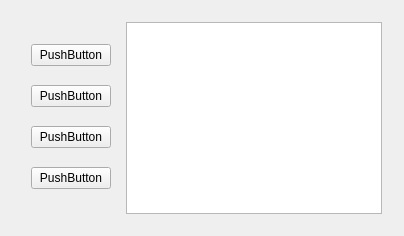
     <widget class="QWidget" name="tab_17">
      <attribute name="title">
       <string>W</string>
      </attribute>
      <layout class="QVBoxLayout" name="verticalLayout_46">
       <item>
        <widget class="QWidget" name="widget" native="true">
         <layout class="QHBoxLayout" name="horizontalLayout_18">
          <property name="leftMargin">
           <number>11</number>
          </property>
          <property name="topMargin">
           <number>11</number>
          </property>
          <property name="rightMargin">
           <number>11</number>
          </property>
          <property name="bottomMargin">
           <number>11</number>
          </property>
          <item>
           <widget class="MOverlay" name="Overlay_16" native="true">
            <property name="direction" stdset="0">
             <string>W</string>
            </property>
            <layout class="QVBoxLayout" name="verticalLayout_47">
             <item>
              <widget class="MPushButton" name="pushButton_66">
               <property name="text">
                <string>PushButton</string>
               </property>
              </widget>
             </item>
             <item>
              <widget class="MPushButton" name="pushButton_67">
               <property name="text">
                <string>PushButton</string>
               </property>
              </widget>
             </item>
             <item>
              <widget class="MPushButton" name="pushButton_68">
               <property name="text">
                <string>PushButton</string>
               </property>
              </widget>
             </item>
             <item>
              <widget class="MPushButton" name="pushButton_69">
               <property name="text">
                <string>PushButton</string>
               </property>
              </widget>
             </item>
            </layout>
           </widget>
          </item>
          <item>
           <layout class="QVBoxLayout" name="verticalLayout_48">
            <item>
             <widget class="QListWidget" name="listWidget_17"/>
            </item>
           </layout>
          </item>
         </layout>
        </widget>
       </item>
      </layout>
     </widget>
